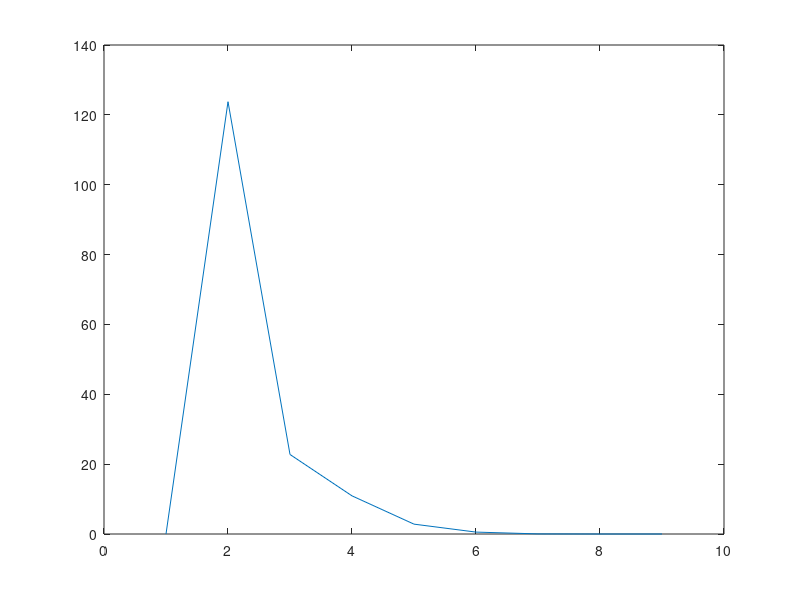

Here is the MATLAB script that generated this plot:
clear all  
clc

format short

%variable Parameters
x(1) = 2;
x(2) = 3;
b = 1.4;
a = 0.43 ;
%variable Functions
f=@(x) (a/sqrt(1-x^2)) - ((2/b*(x^2))*(((1+(b-1/2)*x^2))/1+(b-1/2))^(b/b-1) - 1 );

%tolerance parameter
epsn = 1e-5;
%for loop
for i = 2 : 100
     %general function (secanr)
    x(i+1) = x(i) - (f(x(i))*(x(i)-x(i-1))) / (f(x(i))-(f(x(i-1))))
    %error function
    epsa(i) = abs((x(i+1) - x(i)) / x(i+1)) * 100 ;
    %tolerance
    if epsa(i) < epsn 
        break;
    end

end
z = real(x)
disp(z');
plot(epsa);


